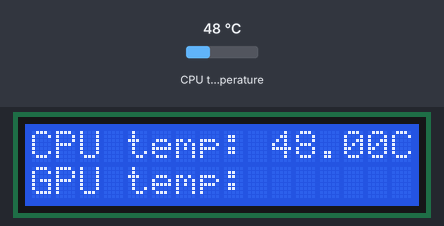
The program below on a simulated Raspberry Pi (BCM pin numbers). On the bench: 16×2 character LCD. Inputs (shaded band) come from the test bench; at power-on: CPU temperature 48 °C.

Above: at 0.33 s.
At 1.4 s:
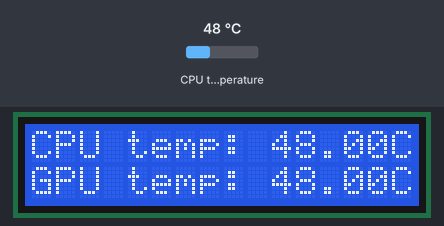
1.5 s: CPU temperature set to 31 °C
At 11.5 s:
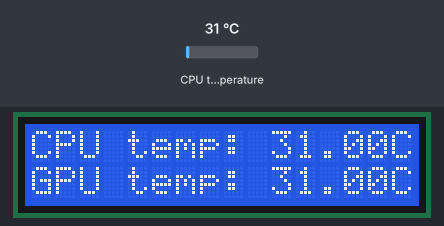
Timing chart, 0 to 13.0 s (numbered marks = the images above; inputs shaded):
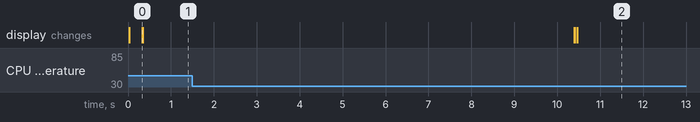

Measured:
- after the input at 1.5 s, the display: first changes after 8.9 s (image 2 shows a later state)

The program:

temp.py
```python
import lcddriver
import time
import commands

display = lcddriver.lcd()

def get_cpu_tempC():
        tempFile = open("/sys/class/thermal/thermal_zone0/temp")
        cpu_temp = tempFile.read()
        tempFile.close()
        return float(cpu_temp)/1000

def get_gpu_tempC():
        gpu_temp = commands.getoutput( '/opt/vc/bin/vcgencmd measure_temp' ).replace( 'temp=', '' ).replace( '\'C', '' )
        return float(gpu_temp)


while True:
        cpu_tempC = get_cpu_tempC()
        gpu_tempC = get_gpu_tempC()

        cpuT = "CPU temp: %.2f" % cpu_tempC

        gpuT = "GPU temp: %.2f" % gpu_tempC

        display.lcd_display_string(cpuT + "C", 1)
        display.lcd_display_string(gpuT + "C", 2)
        time.sleep(10) # change this number to change seconds between updates
```

lcddriver.py
```python
import i2c_lib
from time import *

# LCD Address
ADDRESS = 0x27     #Update Address For LCD Here

# commands
LCD_CLEARDISPLAY = 0x01
LCD_RETURNHOME = 0x02
LCD_ENTRYMODESET = 0x04
LCD_DISPLAYCONTROL = 0x08
LCD_CURSORSHIFT = 0x10
LCD_FUNCTIONSET = 0x20
LCD_SETCGRAMADDR = 0x40
LCD_SETDDRAMADDR = 0x80

# flags for display entry mode
LCD_ENTRYRIGHT = 0x00
LCD_ENTRYLEFT = 0x02
LCD_ENTRYSHIFTINCREMENT = 0x01
LCD_ENTRYSHIFTDECREMENT = 0x00

# flags for display on/off control
LCD_DISPLAYON = 0x04
LCD_DISPLAYOFF = 0x00
LCD_CURSORON = 0x02
LCD_CURSOROFF = 0x00
LCD_BLINKON = 0x01
LCD_BLINKOFF = 0x00

# flags for display/cursor shift
LCD_DISPLAYMOVE = 0x08
LCD_CURSORMOVE = 0x00
LCD_MOVERIGHT = 0x04
LCD_MOVELEFT = 0x00

# flags for function set
LCD_8BITMODE = 0x10
LCD_4BITMODE = 0x00
LCD_2LINE = 0x08
LCD_1LINE = 0x00
LCD_5x10DOTS = 0x04
LCD_5x8DOTS = 0x00

# flags for backlight control
LCD_BACKLIGHT = 0x08
LCD_NOBACKLIGHT = 0x00

En = 0b00000100 # Enable bit
Rw = 0b00000010 # Read/Write bit
Rs = 0b00000001 # Register select bit

class lcd:
   #initializes objects and lcd
   def __init__(self):
      self.lcd_device = i2c_lib.i2c_device(ADDRESS)

      self.lcd_write(0x03)
      self.lcd_write(0x03)
      self.lcd_write(0x03)
      self.lcd_write(0x02)

      self.lcd_write(LCD_FUNCTIONSET | LCD_2LINE | LCD_5x8DOTS | LCD_4BITMODE)
      self.lcd_write(LCD_DISPLAYCONTROL | LCD_DISPLAYON)
      self.lcd_write(LCD_CLEARDISPLAY)
      self.lcd_write(LCD_ENTRYMODESET | LCD_ENTRYLEFT)
      sleep(0.2)

   # clocks EN to latch command
   def lcd_strobe(self, data):
      self.lcd_device.write_cmd(data | En | LCD_BACKLIGHT)
      sleep(.0005)
      self.lcd_device.write_cmd(((data & ~En) | LCD_BACKLIGHT))
      sleep(.0001)

   def lcd_write_four_bits(self, data):
      self.lcd_device.write_cmd(data | LCD_BACKLIGHT)
      self.lcd_strobe(data)

   # write a command to lcd
   def lcd_write(self, cmd, mode=0):
      self.lcd_write_four_bits(mode | (cmd & 0xF0))
      self.lcd_write_four_bits(mode | ((cmd << 4) & 0xF0))

   # put string function
   def lcd_display_string(self, string, line):
      if line == 1:
         self.lcd_write(0x80)
      if line == 2:
         self.lcd_write(0xC0)
      if line == 3:
         self.lcd_write(0x94)
      if line == 4:
         self.lcd_write(0xD4)

      for char in string:
         self.lcd_write(ord(char), Rs)

   # clear lcd and set to home
   def lcd_clear(self):
      self.lcd_write(LCD_CLEARDISPLAY)
      self.lcd_write(LCD_RETURNHOME)
```

i2c_lib.py
```python
import smbus
from time import *

class i2c_device:
   def __init__(self, addr, port=1):
      self.addr = addr
      self.bus = smbus.SMBus(port)

# Write a single command
   def write_cmd(self, cmd):
      self.bus.write_byte(self.addr, cmd)
      sleep(0.0001)

# Write a command and argument
   def write_cmd_arg(self, cmd, data):
      self.bus.write_byte_data(self.addr, cmd, data)
      sleep(0.0001)

# Write a block of data
   def write_block_data(self, cmd, data):
      self.bus.write_block_data(self.addr, cmd, data)
      sleep(0.0001)

# Read a single byte
   def read(self):
      return self.bus.read_byte(self.addr)

# Read
   def read_data(self, cmd):
      return self.bus.read_byte_data(self.addr, cmd)

# Read a block of data
   def read_block_data(self, cmd):
      return self.bus.read_block_data(self.addr, cmd)
```
